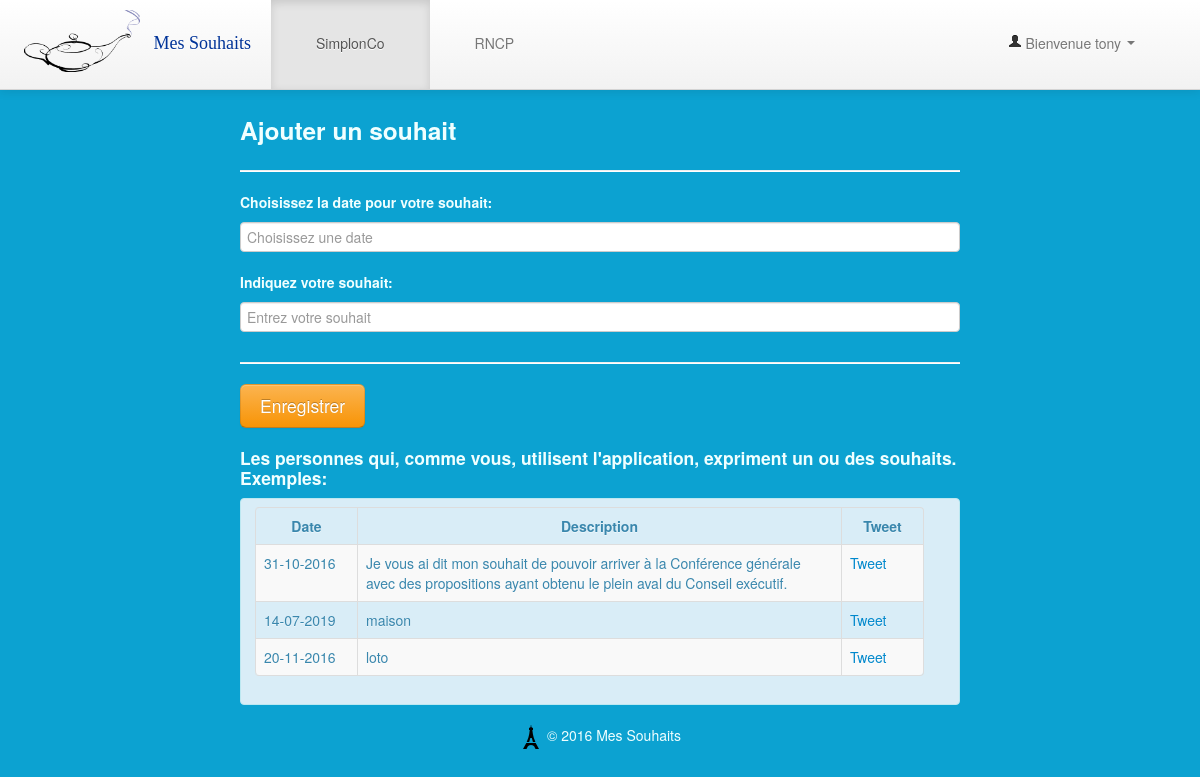
The app's page /home.php (signed in) with its own data.
### tables this page shows
CREATE TABLE `tbl_users` (
  `userID` int(11) NOT NULL,
  `userName` varchar(100) NOT NULL,
  `userEmail` varchar(100) NOT NULL,
  `userPass` varchar(100) NOT NULL,
  `userStatus` enum('Y','N') NOT NULL DEFAULT 'N',
  `tokenCode` varchar(100) NOT NULL
);

CREATE TABLE `tbl_request` (
  `id` int(11) NOT NULL,
  `date` varchar(12) NOT NULL,
  `weekNum` int(2) NOT NULL,
  `message` text NOT NULL,
  `validate` varchar(20) NOT NULL DEFAULT 'Attendre',
  `userid` int(11) NOT NULL,
  `tokenCode` varchar(100) NOT NULL
);

### class.user.php (called while the page is built, shortened)
<?php
class USER
{
    private $conn;
    public function __construct()
    {
        $database = new Database();
        $db = $database->dbConnection();
        $this->conn = $db;
    }
    public function runQuery($sql)
    {
        $stmt = $this->conn->prepare($sql);
        return $stmt;
    }
}

### home.php (the view, shortened to what this page needs)
<?php
require_once 'class.user.php';
$user_home = new USER();
$stmt = $user_home->runQuery('SELECT * FROM tbl_users WHERE userID=:uid');
$stmt->execute(array(':uid' => $_SESSION['userSession']));
$row = $stmt->fetch(PDO::FETCH_ASSOC);
?>
<!DOCTYPE html>
<html class="no-js">
<head>
    <?php require 'header.inc.php'; ?>
</head>
<body>
      <?php require 'navbar.inc.php'; ?>
        <div class="container" id="con">
            <div>
              <form class="form-request" method="post">
                  <h3 class="form-request-heading">Ajouter un souhait</h3>
                  <hr />
                  <h5 class="form-label">Choisissez la date pour votre souhait:</h5>
                  <input type="text" class="input-block-level" id="datepicker" placeholder="Choisissez une date" name="txtdate" required />
                  <h5 class="form-label">Indiquez votre souhait:</h5>
                  <input type="text" class="input-block-level" placeholder="Entrez votre souhait" name="txtmessage" required />
                  <hr />
                  <button class="btn btn-large btn-warning" type="submit" name="btn-request">Enregistrer</button>
              </form>
            </div>
            <h4 class="form-request-heading">Les personnes qui, comme vous, utilisent l'application, expriment un ou des souhaits. Exemples:</h4>
            <div class="alert alert-info">
                <table class="table table-striped table-bordered">
                    <thead>
                        <tr>
                            <th style="text-align: center">Date</th>
                            <th style="text-align: center">Description</th>
                            <th style="text-align: center">Tweet</th>
                        </tr>
                    </thead>
                    <tbody>
                    <?php
                      $dbr = new PDO('mysql:host=localhost;dbname=dbmagic;charset=utf8mb4', 'root', 'root');
                      $stmtr = $dbr->query("SELECT date, message FROM tbl_request ORDER BY RAND( ) LIMIT 5");
                      while ($requestr = $stmtr->fetch()) {
                          echo '<tr>';
                          echo '<td width=85>'.$requestr['date'].'</td>';
                          echo '<td>'.$requestr['message'].'</td>';
                          echo '<td width=65> <a href="https://twitter.com/share" data-url=" " class="twitter-share-button" data-text="Mon Souhait: '.$requestr['message'].'">Tweet</a> </td>';
                          echo '</tr>';
                      }
                    ?>
                    </tbody>
                </table>
            </div>
        </div>
        <?php require 'footer.inc.php'; ?>
</body>
</html>

### navbar.inc.php (shortened to what this page needs)
<div class="navbar navbar-fixed-top">
    <div class="navbar-inner">
        <div class="container-fluid">
            <a class="brand" id="app-name" href="#"><img src="./images/Magic-Lamp.png" alt="Magique Souhaits"> Mes Souhaits </a>
            <div class="nav-collapse collapse">
                <ul class="nav pull-right">
                    <li class="dropdown">
                        <a href="#" role="button" class="dropdown-toggle" data-toggle="dropdown"> <i class="icon-user"></i>
                            <?php echo "Bienvenue " . $row['userName']; ?> <i class="caret"></i>
                        </a>
                    </li>
                </ul>
                <ul class="nav">
                    <li class="active">
                      <a href="http://simplon.co/" target="_blank">SimplonCo</a>
                    </li>
                    <li>
                      <a href="http://www.rncp.cncp.gouv.fr/" target="_blank">RNCP</a>
                    </li>
                </ul>
            </div>
        </div>
    </div>
</div>

### assets/styles.css (style rules this page uses)
body { padding-bottom: 40px; background-color: #f5f5f5; background: #0ca2d1; }
.form-request-heading { color: azure; }
.form-label { color: azure; }
#app-name { font-family: 'Droid Serif', serif; font-size: 18px; color: #003398; }
#con { padding-top: 100px; width: 60%; }
.navbar .nav>li>a { padding: 33px 45px 36px; }

### records on screen
tbl_users: userName "tony"
tbl_request: date "31-10-2016", message "Je vous ai dit mon souhait de pouvoir arriver à la Conférence générale avec des propositions ayant obtenu le plein aval du Conseil exécutif."
tbl_request: date "14-07-2019", message "maison"
tbl_request: date "20-11-2016", message "loto"
